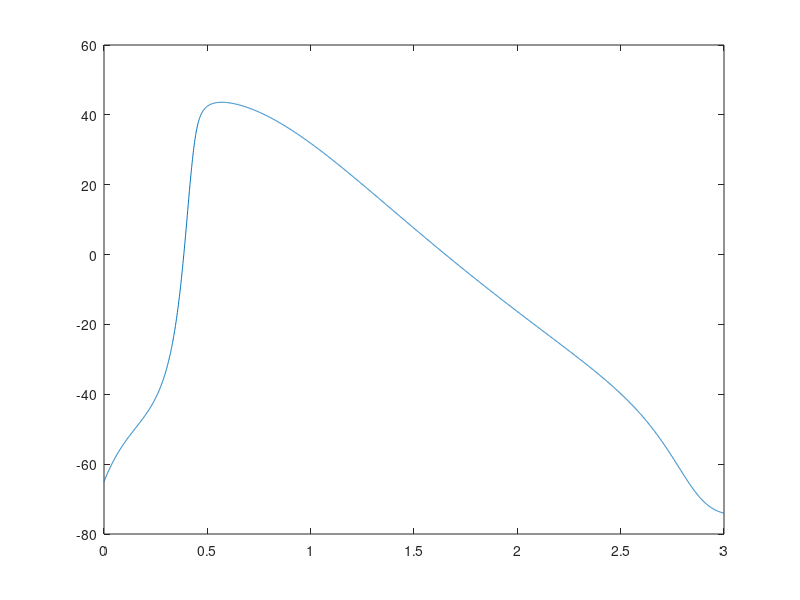

Source code (MATLAB):
%Constants
capitance = 0.1; % microfarads per centimeter squared
applied_current = 15; %nanoampheres

sodium_displacement = 50; % displacement from the equilibrium  ...
                          % potential in milllivolts
potassium_displacement = -77; % displacement from the equilibrium ...
                              % potential in milllivolts
leakage_displacement = -54.4; % displacement from the equilibrium ...
                               % potential in milllivolts

sodium_conductance = 120; % maximum conductance in millisiemens per ...
                          % centimeters squared
potassium_conductance = 36; % maximum conductance in millisiemens per ...
                            % centimeters squared
leakage_conductance = 0.3; % maximum conductance in millisiemens per ...
                           % centimeters squared                        

time = 3; % milliseconds
delta_time = .001; % milliseconds
number_iterations = time/delta_time;
time_array = zeros(1, number_iterations); % time array

an = @(voltage) (0.01 * (voltage + 55))/(1 - exp(-(voltage + 55) / 10));
     % n-gate opening rate constant in meters per second
am = @(voltage) (0.1 * (voltage + 40))/(1 - exp(-(voltage + 40) / 10));
     % m-gate opening rate constant in meters per second
ah = @(voltage) (0.07 * exp(-(voltage + 65) / 20));
     % h-gate opening rate constant in meters per second
bn = @(voltage) (0.125 * exp(-(voltage + 65) / 80));
     % n-gate closing rate constant in meters per second
bm = @(voltage) (4 * exp(-(voltage + 65) / 18));
     % m-gate closing rate constant in meters per second
bh = @(voltage) (1 / (exp(-(voltage + 35) / 10) + 1));
     % h-gate closing rate constant in meters per second

sodium_channel_current = @(voltage, n, m, h) (sodium_conductance * m^3 * ...
    h * (voltage - sodium_displacement)); %nanoampheres
potassium_channel_current = @(voltage, n, m, h) (potassium_conductance * ...
    n^4 * (voltage - potassium_displacement)); %nanoampheres
leakage_current = @(voltage, n, m, h) (leakage_conductance * ...
	(voltage - leakage_displacement)); %nanoampheres

dvdt = @(voltage, n, m, h) (((1 / capitance) * ...
     (applied_current - (sodium_channel_current(voltage, n, m, h) + ...
     potassium_channel_current(voltage, n, m, h) + ...
     leakage_current(voltage, n, m, h)))));
dndt = @(voltage, n, m, h) ((an(voltage) * (1 - n) - bn(voltage) * n));
dmdt = @(voltage, n, m, h) ((am(voltage) * (1 - m) - bm(voltage) * m));
dhdt = @(voltage, n, m, h) ((ah(voltage) * (1 - h) - bh(voltage) * h));
   
% initial values
V = zeros(1, number_iterations); % initialized voltage array
V(1) = -65; % initial voltage in millivolts
n = zeros(1, number_iterations); % initialized n array
n(1) = an(V(1)) / (an(V(1)) + bn(V(1))); % initial n-value
m = zeros(1, number_iterations); % initialized m array
m(1) = am(V(1)) / (am(V(1)) + bm(V(1))); % initial m-value
h = zeros(1, number_iterations); % initialized h array
h(1) = ah(V(1)) / (ah(V(1)) + bh(V(1))); % initial h-value
       
for i = 2:number_iterations
    time_array(i) = (i - 1) * delta_time;
    
    k1 = delta_time * dvdt(V(i - 1), n(i - 1), m(i - 1), h(i - 1));
    n1 = delta_time * dndt(V(i - 1), n(i - 1), m(i - 1), h(i - 1));
    m1 = delta_time * dmdt(V(i - 1), n(i - 1), m(i - 1), h(i - 1)); 
    h1 = delta_time * dhdt(V(i - 1), n(i - 1), m(i - 1), h(i - 1));

    k2 = delta_time * dvdt(V(i - 1) + (0.5 * k1), n(i - 1) + ...
        (0.5 * n1), m(i - 1) + (0.5 * m1), h(i - 1) + (0.5 * h1));
    n2 = delta_time * dndt(V(i - 1) + (0.5 * k1), n(i - 1) + ...
        (0.5 * n1), m(i - 1) + (0.5 * m1), h(i - 1) + (0.5 * h1));
    m2 = delta_time * dmdt(V(i - 1) + (0.5 * k1), n(i - 1) + ...
        (0.5 * n1), m(i - 1) + (0.5 * m1), h(i - 1) + (0.5 * h1));
    h2 = delta_time * dhdt(V(i - 1) + (0.5 * k1), n(i - 1) + ...
        (0.5 * n1), m(i - 1) + (0.5 * m1), h(i - 1) + (0.5 * h1));

    k3 = delta_time * dvdt(V(i - 1) + (0.5 * k2), n(i - 1) + ...
        (0.5 * n2), m(i - 1) + (0.5 * m2), h(i - 1) + (0.5 * h2));
    n3 = delta_time * dndt(V(i - 1) + (0.5 * k2), n(i - 1) + ...
        (0.5 * n2), m(i - 1) + (0.5 * m2), h(i - 1) + (0.5 * h2));
    m3 = delta_time * dmdt(V(i - 1) + (0.5 * k2), n(i - 1) + ...
        (0.5 * n2), m(i - 1) + (0.5 * m2), h(i - 1) + (0.5 * h2));
    h3 = delta_time * dhdt(V(i - 1) + (0.5 * k2), n(i - 1) + ...
        (0.5 * n2), m(i - 1) + (0.5 * m2), h(i - 1) + (0.5 * h2));
 
    k4 = delta_time * dvdt(V(i - 1) + k3, n(i - 1) + n3, m(i - 1) + m3, ...
        h(i - 1) + h3);
    n4 = delta_time * dndt(V(i - 1) + k3, n(i - 1) + n3, m(i - 1) + m3, ...
        h(i - 1) + h3);
    m4 = delta_time * dmdt(V(i - 1) + k3, n(i - 1) + n3, m(i - 1) + m3, ...
        h(i - 1) + h3);
    h4 = delta_time * dhdt(V(i - 1) + k3, n(i - 1) + n3, m(i - 1) + m3, ...
        h(i - 1) + h3);

    V(i) = V(i - 1) + 1 / 6 * (k1 + 2 * k2 + 2 * k3 + k4);
    n(i) = n(i - 1) + 1 / 6 * (n1 + 2 * n2 + 2 * n3 + n4);
    m(i) = m(i - 1) + 1 / 6 * (m1 + 2 * m2 + 2 * m3 + m4);
    h(i) = h(i - 1) + 1 / 6 * (h1 + 2 * h2 + 2 * h3 + h4);
end

figure()
plot(time_array, V)

